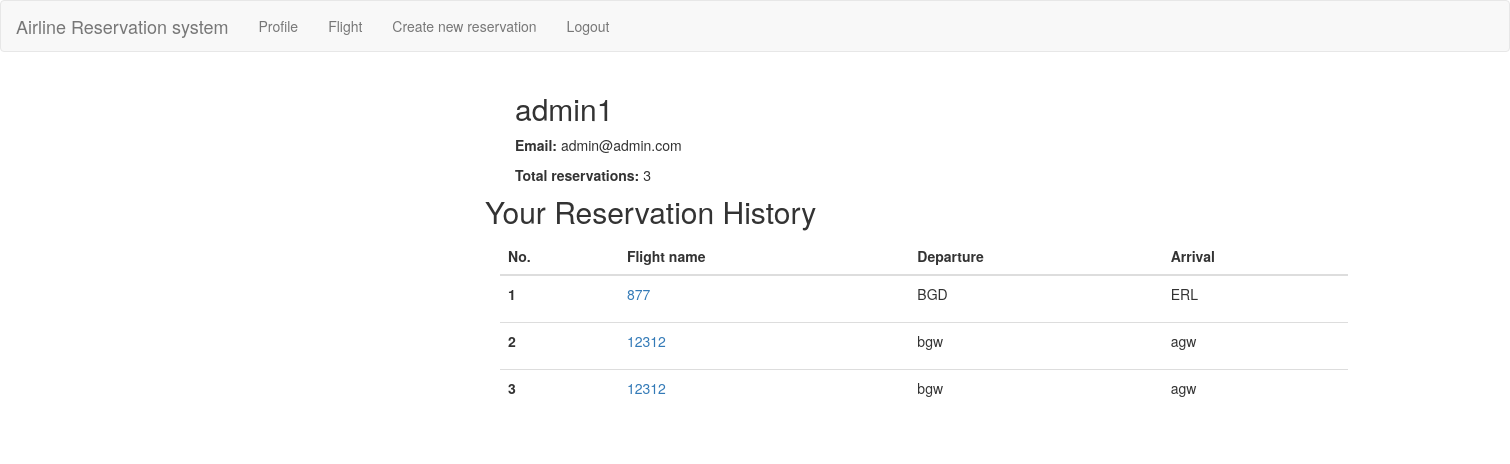
/user_profile/ (signed in), run on an earlier commit of the app's database.
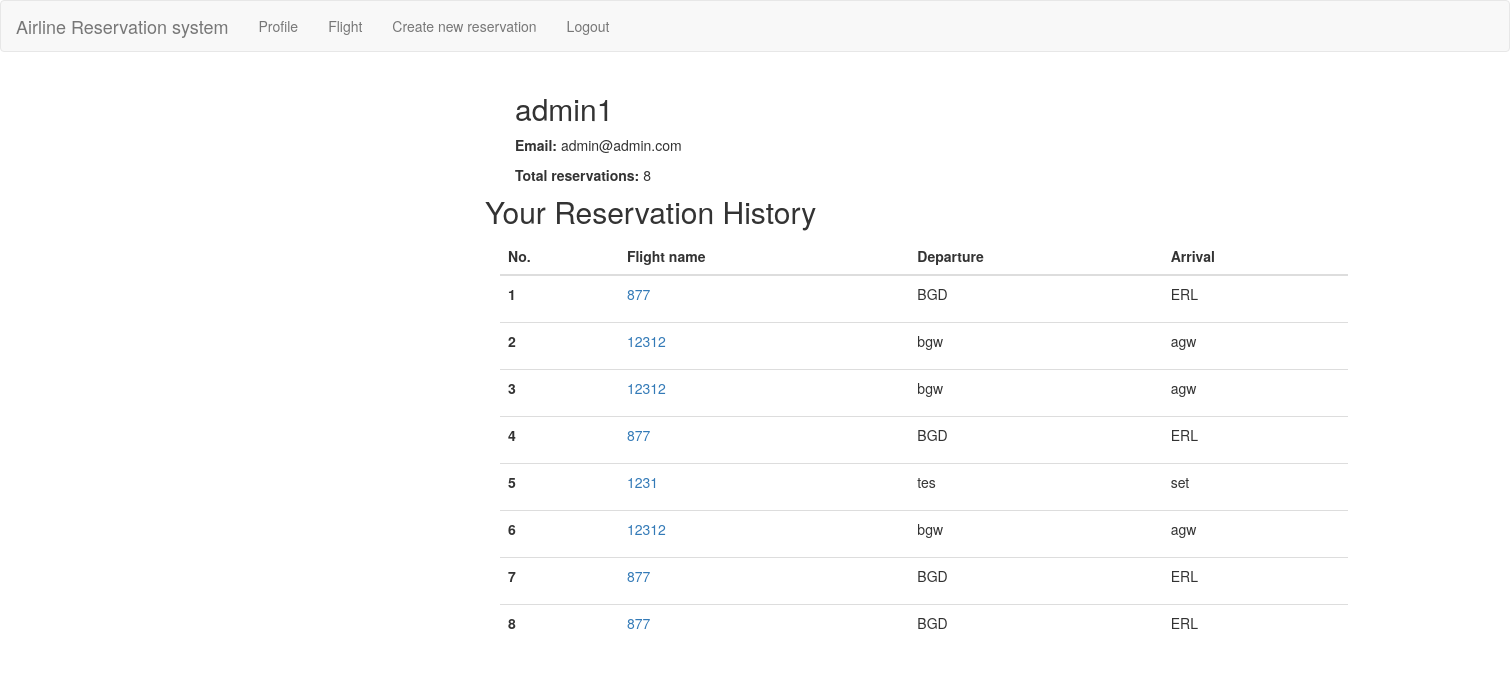
And on a later commit of the database.
### flights/models.py (models this page shows, shortened)
class Reservation(models.Model):
    flight = models.ForeignKey(Flight, on_delete=models.CASCADE)
    passenger = models.ForeignKey(User, on_delete=models.CASCADE)
    reservation_date = models.DateTimeField()
    is_paid = models.BooleanField(default=False)
    seat_count = models.PositiveIntegerField(default=0)

class Flight(models.Model):
    flight_number = models.CharField(max_length=10)
    departure_airport = models.CharField(max_length=3)
    arrival_airport = models.CharField(max_length=3)
    available_seats = models.PositiveIntegerField(default=125)
    max_seats = models.PositiveIntegerField(default=125)
    ticket_price = models.DecimalField(max_digits=10, decimal_places=2)
    departure_time = models.DateTimeField()
    arrival_time = models.DateTimeField()

### flights/views.py (the view)
# urls.py: path('user_profile/', views.user_profile, name='user_profile'),
@login_required
def user_profile(request):
    user = request.user
    reservations = Reservation.objects.filter(passenger=user)
    total_tickets_purchased = reservations.count()
    context = {
        'user': user,
        'reservations': reservations,
        'total_tickets_purchased': total_tickets_purchased,
    }
    return render(request, 'user_profile.html', context)

### flights/templates/user_profile.html (shortened to what this page needs)
    <!DOCTYPE html>
<html lang="en">
<head>
  {% load static %}
  <link type="text/css" rel="stylesheet" href="{% static 'style.css' %}" />
</head>
<body>
    {% include "Header.html" %}
<div class="section">
	<div class="container align-items-center justify-content-center">
		<div class="col-md-offset-2 col-md-8 col-lg-offset-3 col-lg-6">
    	 <div>
            <div class="col-sm-12">
                <div class="col-xs-12 col-sm-8">
                    <h2>{{ user.username }}</h2>
                    <p><strong>Email: </strong> {{ user.email }} </p>
                    <p><strong>Total reservations: </strong> {{ total_tickets_purchased }} </p>
                </div>
            </div>
    	 </div>
          <br>
                          <div>
                        <h2>Your Reservation History</h2>
                </div>
          <section class="vh-100">
  <div class="container py-5 h-100">
    <div class="row d-flex justify-content-center align-items-center h-100">
      <div class="col col-lg-9 col-xl-7">
        <div class="card rounded-3">
          <div class="card-body p-4">
            <table class="table mb-4">
              <thead>
                <tr>
                  <th scope="col">No.</th>
                  <th scope="col">Flight name</th>
                  <th scope="col">Departure</th>
                  <th scope="col">Arrival</th>
                </tr>
              </thead>
              <tbody>
               {% for reservation in reservations %}
                               <tr>
                  <th scope="row">{{ forloop.counter }}</th>
                  <td><a href="/reservation_view/{{ reservation.pk}}">{{ reservation.flight.flight_number }}</a></td>
                  <td>{{ reservation.flight.departure_airport }}</td>
                  <td>
                    <p>{{ reservation.flight.arrival_airport }}</p>
                  </td>
                </tr>
               {% endfor %}
              </tbody>
            </table>
          </div>
        </div>
      </div>
    </div>
  </div>
</section>
		</div>
	</div>
</div>
</body>
</html>
</body>
</html>

### flights/templates/Header.html (shortened to what this page needs)
{% load static %}
<link type="text/css" rel="stylesheet" href="{% static 'bootstrap.min.css' %} " />
<nav class="navbar navbar-default">
  <div class="container-fluid">
    <div class="navbar-header">
      <a class="navbar-brand" href="#">Airline Reservation system</a>
    </div>
    <div class="collapse navbar-collapse" id="bs-example-navbar-collapse-1">
      <ul class="nav navbar-nav">
                    {% if user.is_authenticated %}
                    <li> <a href="/user_profile">Profile</a> </li>
                    <li> <a href="/flight_list">Flight</a> </li>
                    <li> <a href="/reserve_flight">Create new reservation</a> </li>
                    <li> <a href="/logout_view">Logout</a> </li>
                    {% else %}
                    <li> <a href="/registration_view">Register</a> </li>
                    <li> <a href="/login_view">Login</a> </li>
                    {% endif %}
      </ul>
    </div>
  </div>
</nav>

### flights/static/style.css (style rules this page uses)
.section { position: relative; height: 100vh; }

What changed in the data, as far as the page shows it:
added Reservation: flight.flight_number "877", flight.departure_airport "BGD", flight.arrival_airport "ERL"
added Reservation: flight.flight_number "1231", flight.departure_airport "tes", flight.arrival_airport "set"
added Reservation: flight.flight_number "12312", flight.departure_airport "bgw", flight.arrival_airport "agw"
added Reservation: flight.flight_number "877", flight.departure_airport "BGD", flight.arrival_airport "ERL"
added Reservation: flight.flight_number "877", flight.departure_airport "BGD", flight.arrival_airport "ERL"
Also different on the page:
{{ total_tickets_purchased }}: "3" → "8"
